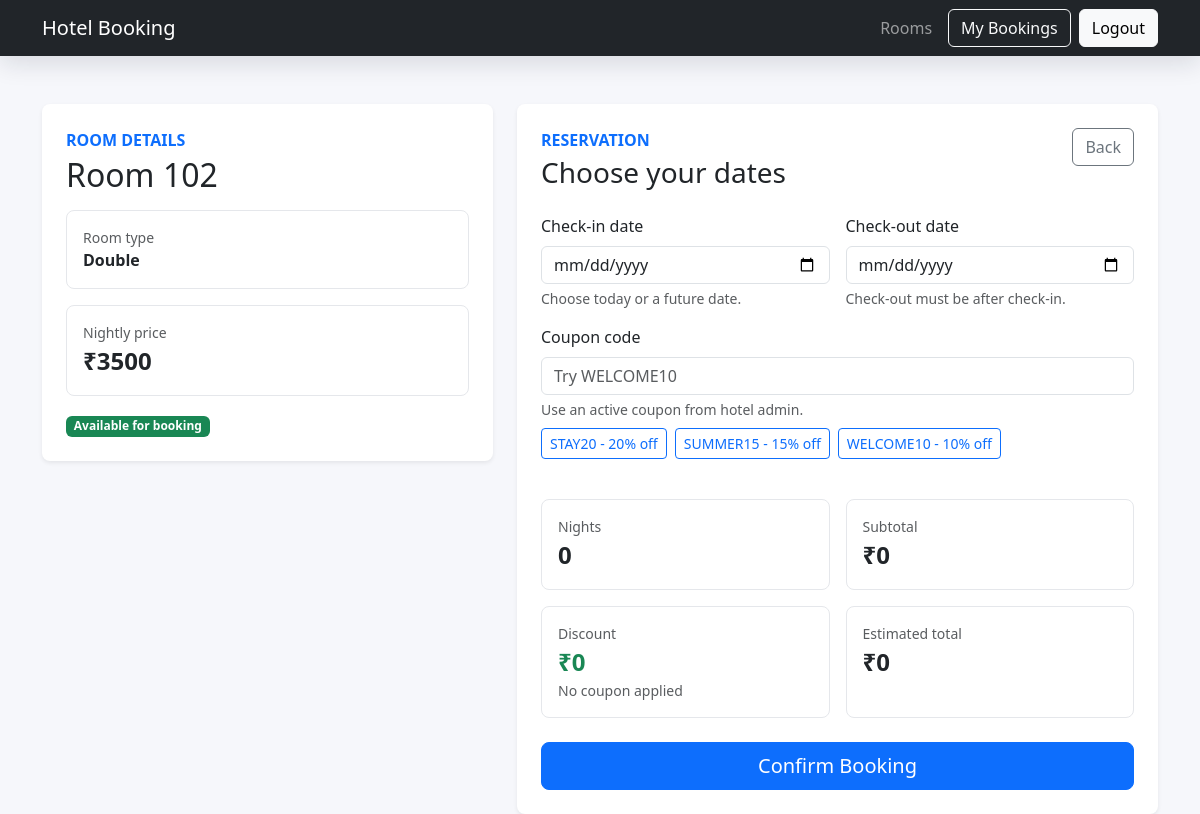
The page /booking/2/ (signed in) on the database as committed earlier.
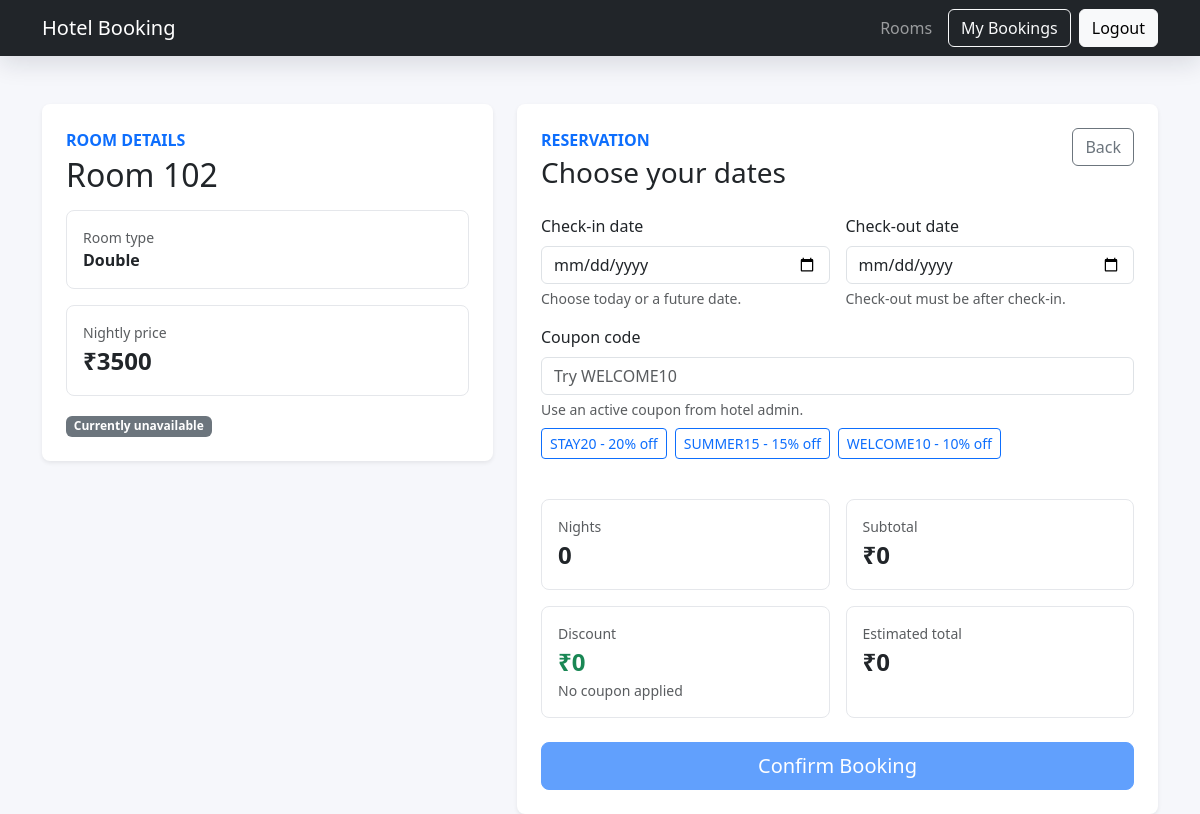
The same page on the database as committed later.
### bookings/views.py (the view)
# urls.py: path('<int:room_id>/', book_room, name='book_room'),
@login_required
def book_room(request, room_id):
    room = get_object_or_404(Room, id=room_id)
    active_coupons = Coupon.objects.filter(active=True)
    if request.method == 'POST':
        form = BookingForm(request.POST, room=room, user=request.user)
        if form.is_valid():
            check_in = form.cleaned_data['check_in']
            check_out = form.cleaned_data['check_out']
            if room_has_overlapping_booking(room, check_in, check_out):
                messages.error(
                    request,
                    'This room is already booked for the selected dates. Please choose different dates.',
                )
                return render(
                    request,
                    'bookings/book_room.html',
                    booking_context(form, room, active_coupons),
                )
            booking = form.save(commit=False)
            booking.room = room
            booking.user = request.user
            booking.coupon = form.coupon
            booking.discount_percent = form.coupon.discount_percent if form.coupon else 0
            try:
                booking.full_clean()
                booking.save()
            except ValidationError:
                messages.error(
                    request,
                    'This booking could not be completed. Please review the selected dates.',
                )
                return render(
                    request,
                    'bookings/book_room.html',
                    booking_context(form, room, active_coupons),
                )
            coupon_message = ''
            if booking.coupon:
                coupon_message = f' Coupon {booking.coupon.code} applied.'
            messages.success(
                request,
                f'Room {room.room_number} booked for {booking.nights} night(s).{coupon_message}',
            )
            return redirect('profile')
        else:
            messages.error(request, first_form_error(form))
    else:
        form = BookingForm(room=room, user=request.user)
    return render(
        request,
        'bookings/book_room.html',
        booking_context(form, room, active_coupons),
    )

### bookings/views.py (called while the page is built)
def booking_context(form, room, active_coupons):
    return {
        'form': form,
        'room': room,
        'active_coupons': active_coupons,
        'coupon_discounts': {
            coupon.code: coupon.discount_percent
            for coupon in active_coupons
        },
    }

### bookings/templates/bookings/book_room.html (shortened to what the changed rows need)
{% extends 'rooms/base.html' %}
{% block content %}
<div class="container mt-5">
    <div class="row g-4 justify-content-center">
        <div class="col-lg-5">
            <div class="booking-panel bg-white shadow-sm p-4">
                <p class="text-uppercase text-primary fw-semibold mb-1">Room details</p>
                <h1 class="h2 mb-3">Room {{ room.room_number }}</h1>
                <div class="stat-tile mb-3">
                    <span class="text-muted d-block small">Room type</span>
                    <strong>{{ room.room_type }}</strong>
                </div>
                <div class="stat-tile mb-3">
                    <span class="text-muted d-block small">Nightly price</span>
                    <strong class="fs-4">₹{{ room.price }}</strong>
                </div>
                {% if room.available %}
                    <span class="badge text-bg-success">Available for booking</span>
                {% else %}
                    <span class="badge text-bg-secondary">Currently unavailable</span>
                {% endif %}
            </div>
        </div>
        <div class="col-lg-7">
            <div class="booking-panel bg-white shadow-sm p-4">
                <div class="d-flex justify-content-between align-items-start gap-3 mb-4">
                    <div>
                        <h2 class="h3 mb-0">Choose your dates</h2>
                    </div>
                </div>
            </div>
        </div>
    </div>
</div>
{% endblock %}

Rows that differ between the two databases and show on the page:
changed Room "Double": available True → False (drawn)
Other text that changed with them:
text no longer shown: "Available for booking"
text now shown: "Currently unavailable"
